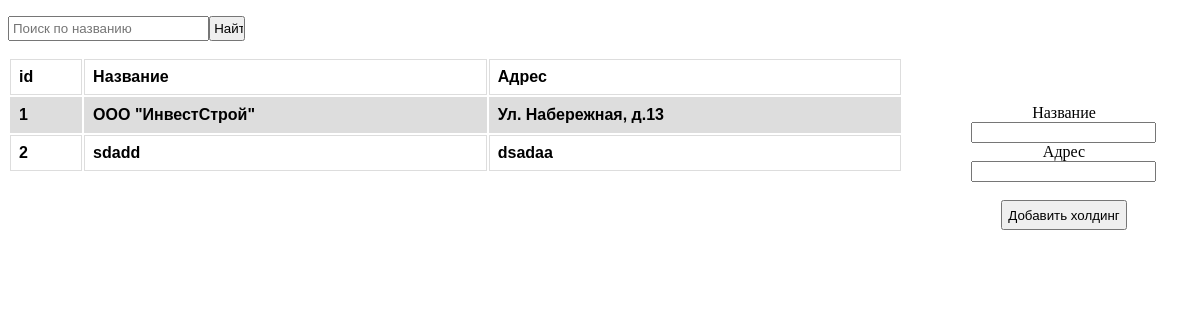
/holding/, run on the app's committed database.
### core/models.py (models this page shows, shortened)
class Holding(models.Model):
    name = models.CharField(verbose_name='Имя', max_length=255, unique=True)
    address = models.CharField(verbose_name='адрес', max_length=255)

### core/views.py (the view)
# urls.py: path('holding/', HoldingList.as_view()),
class HoldingList(ListAPIView):
    queryset = Holding.objects.all()
    model = Holding
    serializer_class = HoldingSerializer
    renderer_classes = [TemplateHTMLRenderer]
    def list(self, request, *args, **kwargs):
        queryset = Holding.objects.all()
        if query_name := request.query_params.get('search'):
            queryset = Holding.objects.filter(name__contains=query_name)  # TODO МБ ПОЛУЧШЕ РЕШЕНИЕ ЕСТЬ
        return Response({'holdings': queryset,
                         'success_create': bool(request.query_params.get('success_create'))},  # TODO переделать
                        template_name='holding.html')

### core/templates/holding.html (shortened to what this page needs)
<!DOCTYPE html>
<html lang="en">
<head>
    <form action="">
   <p><input type="search" name="search" id="searchfield" placeholder="Поиск по названию">
   <input type="submit" id="searchbutton" value="Найти"></p>
        </form>
    <div id="block1">
    <table>
        <tr>
            <th>id</th>
            <th>Название</th>
            <th>Адрес</th>
        </tr>
        {% for holding in holdings %}
        <tr>
            <th>{{holding.pk}}</th>
            <th>{{holding.name}}</th>
            <th>{{holding.address}}</th>
        </tr>
        {% endfor %}
    </table>
        </div>
    <div id="createform">
    <form action="create/?redirect_back=True" method="POST" >
  <div>
    <label for="name">Название</label><br>
    <input name="name" id="name"/>
  </div>
  <div>
    <label for="address">Адрес</label><br>
    <input name="address" id="address" />
  </div>
  <div>
      <br>
    <button style="padding: 3%">Добавить холдинг</button>
      </div>
</form>
        </div>
</head>
<body>
</body>
</html>

### core/templates/holding.html (style rules this page uses)
table { font-family: arial, sans-serif; border-collapse: separate; width: 280%;  }
td, th { border: 1px solid #dddddd; text-align: left; padding: 8px; }
p { text-align: right; }
#createform { position: sticky; padding: 4% 3%; float: right; text-align: center; display: block; }
#searchfield { float: left; width: 17%; padding: 0.25%; block-size: auto; }
#searchbutton { display: block; padding: 0.25%; width: 3%; }
#block1 { float: left; display: block; width: 27%; }
tr:nth-child(even) { background-color: #dddddd; }

### data on the page
Holding: pk "1", name "ООО \"ИнвестСтрой\"", address "Ул. Набережная, д.13"
Holding: pk "2", name "sdadd", address "dsadaa"
